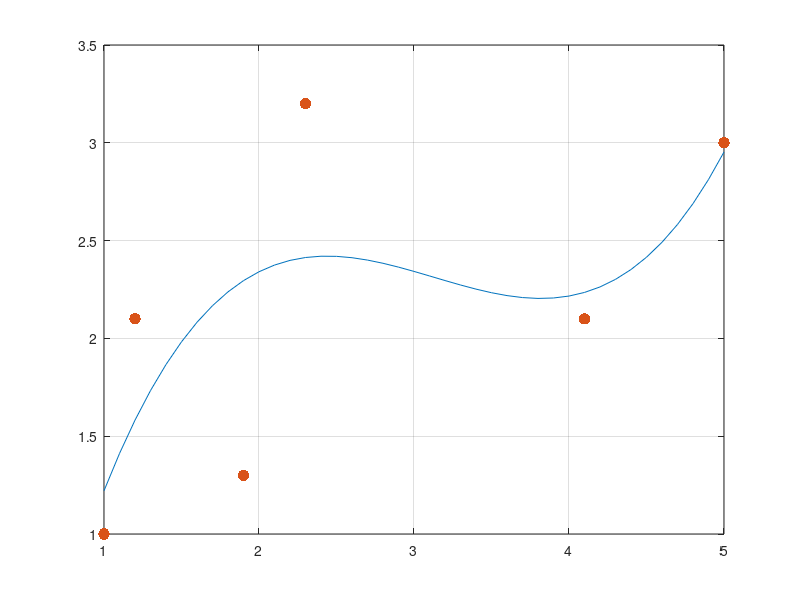

The MATLAB script that drew this image:
x=[1 1.2 1.9 2.3 4.1 5];
y=[1 2.1 1.3 3.2 2.1 3];

A=[1 1 1;1 1.2 1.2^2; 1 1.9 1.9^2; 1 2.3 2.3^2;1 4.1 4.1^2; 1 5 25];
A(:,4)=x.^3;
Y=[1; 2.1; 1.3; 3.2; 2.1; 3];
C=inv(A'*A)*A'*Y;
t=1:.1:5;
parab=C(1)+C(2)*t+C(3)*t.^2+C(4)*t.^3;
plot(t,parab,x,y,'.','markersize',25);grid;
